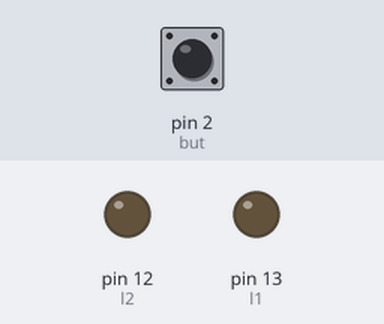
This sketch was run on a simulated Arduino Uno, built with avr-gcc and run on an emulated ATmega328P. On the bench: output pins drawn as LEDs (lit = HIGH). The test bench sets the inputs (shaded band); at power-on: pin 2 (but) HIGH.

Above: at 1.2 s.
1.3 s: pin 2 (but) pulled LOW for 3.2 s
At 4.39 s:
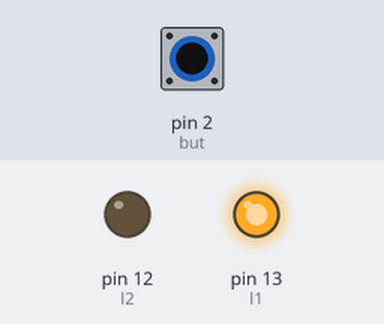
Timing chart, 0 to 6.0 s (numbered marks = the images above; inputs shaded):
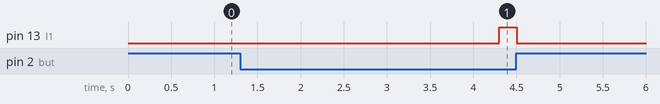

Measured:
- after the input at 1.3 s, pin 13 (l1): LOW → HIGH after 3.0 s, → LOW 0.20 s later

The sketch:

LED_state.ino
```cpp
const int l1 = 13;
const int l2 = 12;
const int but = 2;

int last_time = 0;
int buttonLast = 1;
boolean buttonState;
int duration = 0;
long holdb;
long intervalb;


void setup() {
  pinMode(but, INPUT_PULLUP);
  pinMode(l1, OUTPUT);
  pinMode(l2, OUTPUT);

}

void loop() {

  buttonState = digitalRead(but);
  unsigned long current_time = millis();

  if(buttonLast == HIGH) {
    last_time = current_time;
    duration = 0;
  }

  if (buttonState == LOW && buttonLast == LOW) {
    duration = current_time - last_time;
  }

  buttonLast = buttonState;

  if (duration >= 3000) {
    digitalWrite(l1, HIGH);
    //digitalWrite(l2, LOW);
  }
  else {
    digitalWrite (l1, LOW);
  }
    if (duration >= 6000) {
      digitalWrite (l2, HIGH);
    }
  }
```
